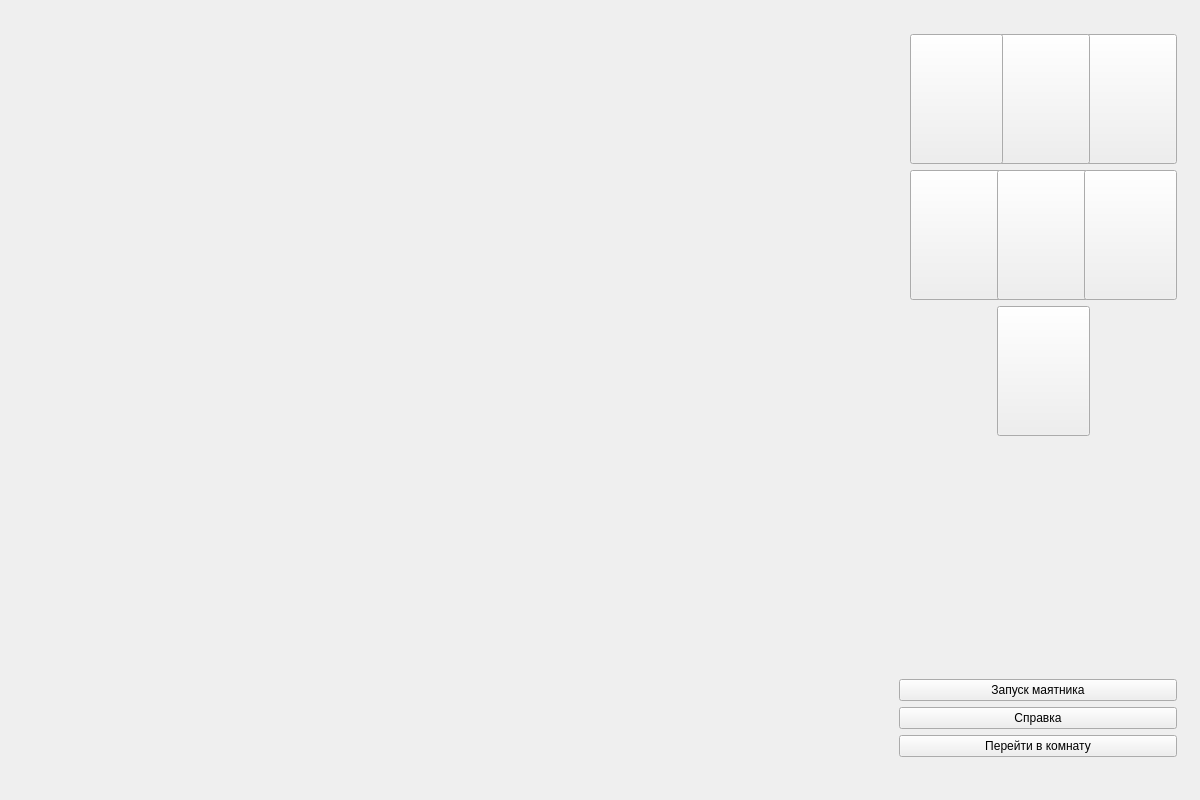
<?xml version="1.0" encoding="UTF-8"?>
<ui version="4.0">
 <class>MainWindow</class>
 <widget class="QMainWindow" name="MainWindow">
  <property name="geometry">
   <rect>
    <x>0</x>
    <y>0</y>
    <width>1200</width>
    <height>800</height>
   </rect>
  </property>
  <property name="windowTitle">
   <string>Наш проект называется осциллятор</string>
  </property>
  <widget class="QWidget" name="centralWidget">
   <layout class="QGridLayout" name="gridLayout">
    <item row="0" column="0">
     <widget class="QWidget" name="w" native="true">
      <layout class="QHBoxLayout" name="horizontalLayout">
       <property name="spacing">
        <number>1</number>
       </property>
       <property name="leftMargin">
        <number>1</number>
       </property>
       <property name="topMargin">
        <number>1</number>
       </property>
       <property name="rightMargin">
        <number>1</number>
       </property>
       <property name="bottomMargin">
        <number>1</number>
       </property>
       <item>
        <widget class="QWidget" name="dvid" native="true"/>
       </item>
       <item>
        <spacer name="horizontalSpacer">
         <property name="orientation">
          <enum>Qt::Horizontal</enum>
         </property>
         <property name="sizeType">
          <enum>QSizePolicy::Fixed</enum>
         </property>
         <property name="sizeHint" stdset="0">
          <size>
           <width>5</width>
           <height>5</height>
          </size>
         </property>
        </spacer>
       </item>
       <item>
        <widget class="QWidget" name="control" native="true">
         <property name="minimumSize">
          <size>
           <width>300</width>
           <height>0</height>
          </size>
         </property>
         <property name="maximumSize">
          <size>
           <width>300</width>
           <height>16777215</height>
          </size>
         </property>
         <layout class="QVBoxLayout" name="verticalLayout">
          <item>
           <widget class="QWidget" name="numbers" native="true">
            <layout class="QGridLayout" name="gridLayout_2">
             <item row="1" column="4">
              <widget class="QPushButton" name="room3">
               <property name="minimumSize">
                <size>
                 <width>93</width>
                 <height>130</height>
                </size>
               </property>
               <property name="maximumSize">
                <size>
                 <width>93</width>
                 <height>130</height>
                </size>
               </property>
               <property name="styleSheet">
                <string notr="true">background-image: url(:/Res/3.jpg);</string>
               </property>
              </widget>
             </item>
             <item row="2" column="1">
              <widget class="QPushButton" name="room4">
               <property name="minimumSize">
                <size>
                 <width>93</width>
                 <height>130</height>
                </size>
               </property>
               <property name="maximumSize">
                <size>
                 <width>93</width>
                 <height>130</height>
                </size>
               </property>
               <property name="styleSheet">
                <string notr="true">background-image: url(:/Res/4.jpg);</string>
               </property>
              </widget>
             </item>
             <item row="2" column="2">
              <widget class="QPushButton" name="room5">
               <property name="minimumSize">
                <size>
                 <width>93</width>
                 <height>130</height>
                </size>
               </property>
               <property name="maximumSize">
                <size>
                 <width>93</width>
                 <height>130</height>
                </size>
               </property>
               <property name="styleSheet">
                <string notr="true">background-image: url(:/Res/5.jpg);</string>
               </property>
              </widget>
             </item>
             <item row="1" column="2">
              <widget class="QPushButton" name="room2">
               <property name="minimumSize">
                <size>
                 <width>93</width>
                 <height>130</height>
                </size>
               </property>
               <property name="maximumSize">
                <size>
                 <width>93</width>
                 <height>130</height>
                </size>
               </property>
               <property name="styleSheet">
                <string notr="true">background-image: url(:/Res/2.jpg);</string>
               </property>
              </widget>
             </item>
             <item row="2" column="4">
              <widget class="QPushButton" name="room6">
               <property name="minimumSize">
                <size>
                 <width>93</width>
                 <height>130</height>
                </size>
               </property>
               <property name="maximumSize">
                <size>
                 <width>93</width>
                 <height>130</height>
                </size>
               </property>
               <property name="styleSheet">
                <string notr="true">background-image: url(:/Res/6.jpg);</string>
               </property>
              </widget>
             </item>
             <item row="1" column="1">
              <widget class="QPushButton" name="room1">
               <property name="minimumSize">
                <size>
                 <width>93</width>
                 <height>130</height>
                </size>
               </property>
               <property name="maximumSize">
                <size>
                 <width>93</width>
                 <height>130</height>
                </size>
               </property>
               <property name="styleSheet">
                <string notr="true">background-image: url(:/Res/1.jpg);</string>
               </property>
               <property name="autoDefault">
                <bool>false</bool>
               </property>
              </widget>
             </item>
             <item row="3" column="2">
              <widget class="QPushButton" name="room7">
               <property name="minimumSize">
                <size>
                 <width>93</width>
                 <height>130</height>
                </size>
               </property>
               <property name="maximumSize">
                <size>
                 <width>93</width>
                 <height>130</height>
                </size>
               </property>
               <property name="styleSheet">
                <string notr="true">background-image: url(:/Res/7.jpg);</string>
               </property>
              </widget>
             </item>
            </layout>
           </widget>
          </item>
          <item>
           <widget class="QStackedWidget" name="setup">
            <property name="sizePolicy">
             <sizepolicy hsizetype="Preferred" vsizetype="Fixed">
              <horstretch>0</horstretch>
              <verstretch>0</verstretch>
             </sizepolicy>
            </property>
            <widget class="QWidget" name="setupPage1"/>
           </widget>
          </item>
          <item>
           <spacer name="verticalSpacer">
            <property name="orientation">
             <enum>Qt::Vertical</enum>
            </property>
            <property name="sizeHint" stdset="0">
             <size>
              <width>20</width>
              <height>40</height>
             </size>
            </property>
           </spacer>
          </item>
          <item>
           <widget class="QStackedWidget" name="status">
            <property name="sizePolicy">
             <sizepolicy hsizetype="Preferred" vsizetype="Fixed">
              <horstretch>0</horstretch>
              <verstretch>0</verstretch>
             </sizepolicy>
            </property>
            <property name="minimumSize">
             <size>
              <width>0</width>
              <height>0</height>
             </size>
            </property>
            <property name="maximumSize">
             <size>
              <width>16777215</width>
              <height>16777215</height>
             </size>
            </property>
            <property name="contextMenuPolicy">
             <enum>Qt::DefaultContextMenu</enum>
            </property>
            <property name="acceptDrops">
             <bool>false</bool>
            </property>
            <widget class="QWidget" name="statusPage1"/>
           </widget>
          </item>
          <item>
           <widget class="QPushButton" name="startBut">
            <property name="text">
             <string>Запуск маятника</string>
            </property>
           </widget>
          </item>
          <item>
           <widget class="QPushButton" name="pushButton_2">
            <property name="minimumSize">
             <size>
              <width>0</width>
              <height>0</height>
             </size>
            </property>
            <property name="text">
             <string>Справка</string>
            </property>
           </widget>
          </item>
          <item>
           <widget class="QPushButton" name="pushButton">
            <property name="text">
             <string>Перейти в комнату</string>
            </property>
           </widget>
          </item>
          <item>
           <widget class="QLabel" name="Nstu">
            <property name="maximumSize">
             <size>
              <width>16777215</width>
              <height>120</height>
             </size>
            </property>
            <property name="text">
             <string/>
            </property>
            <property name="textFormat">
             <enum>Qt::AutoText</enum>
            </property>
            <property name="pixmap">
             <pixmap resource="resq.qrc">:/Res/NSTU.png</pixmap>
            </property>
            <property name="scaledContents">
             <bool>false</bool>
            </property>
            <property name="alignment">
             <set>Qt::AlignLeading|Qt::AlignLeft|Qt::AlignVCenter</set>
            </property>
            <property name="wordWrap">
             <bool>false</bool>
            </property>
           </widget>
          </item>
         </layout>
        </widget>
       </item>
      </layout>
     </widget>
    </item>
   </layout>
  </widget>
 </widget>
 <layoutdefault spacing="6" margin="11"/>
 <resources>
  <include location="resq.qrc"/>
 </resources>
 <connections/>
</ui>
